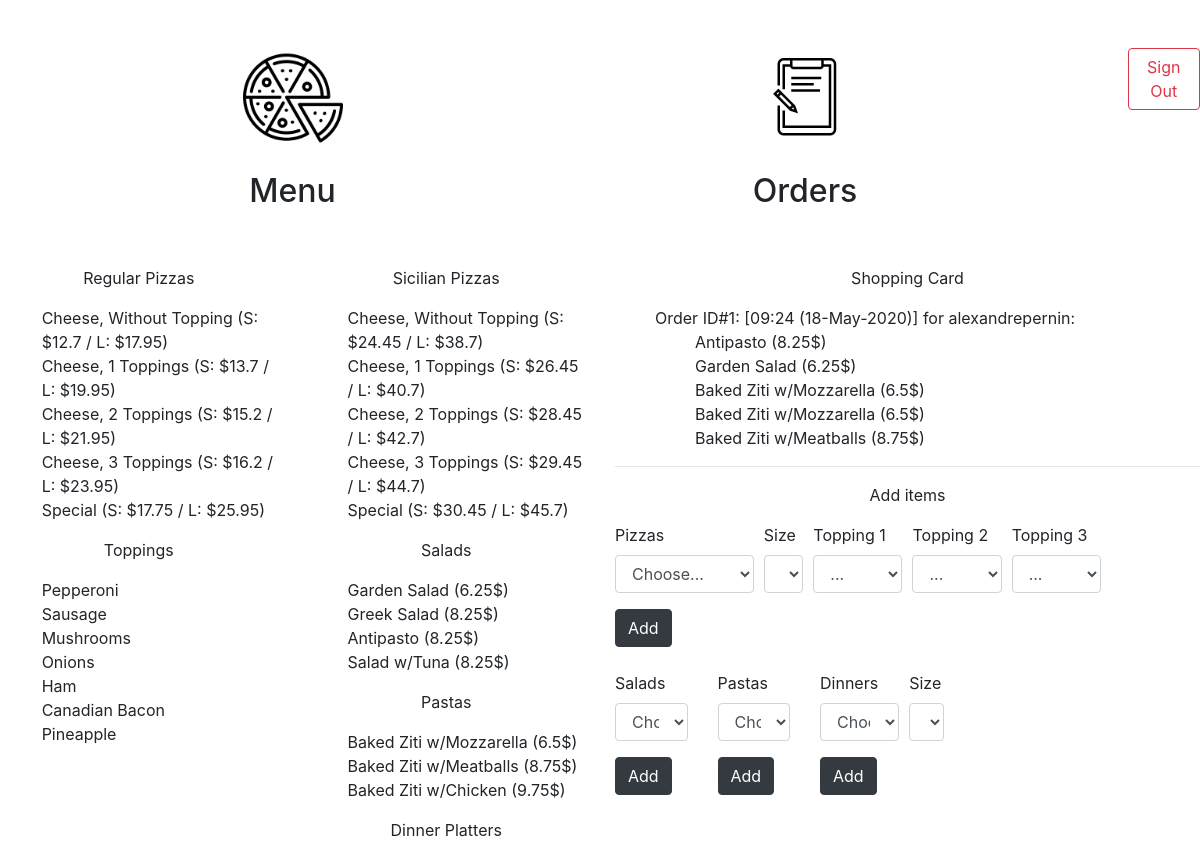
Page / (signed in) on the earlier database version.
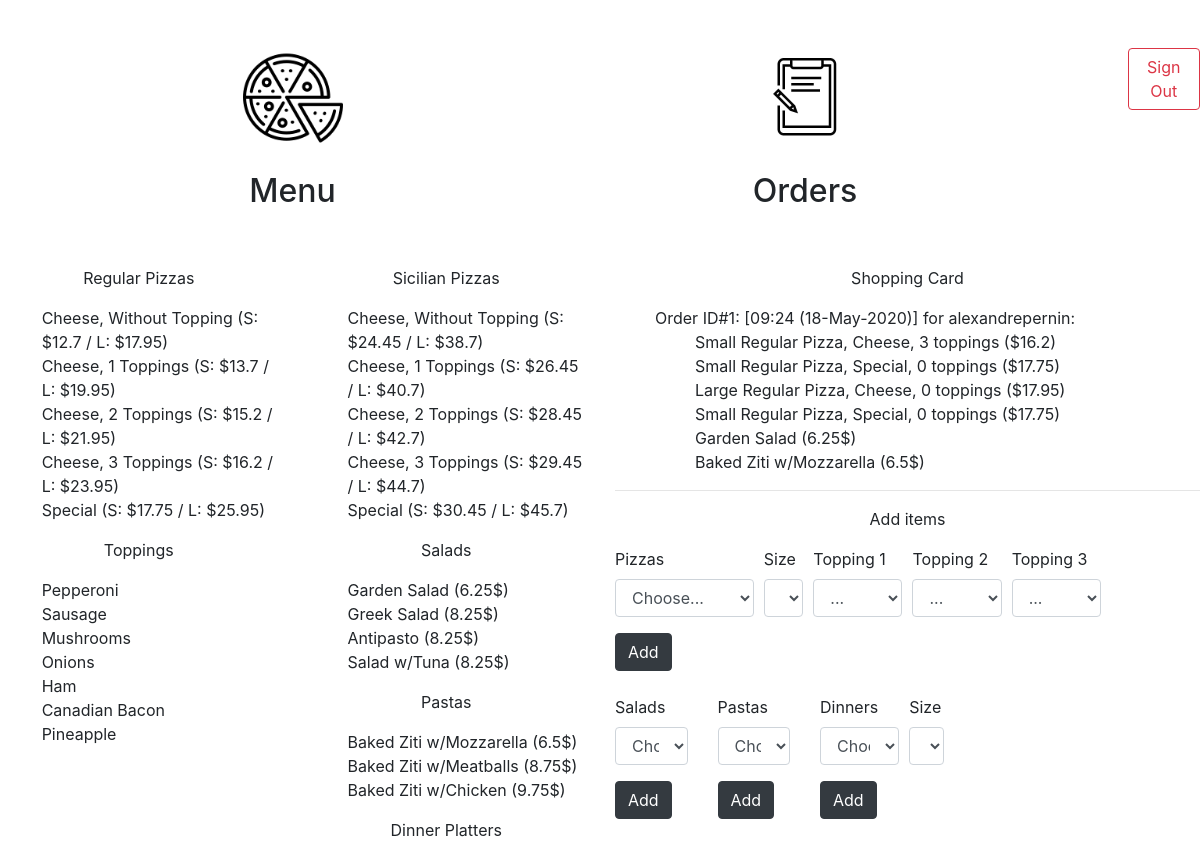
Same page on the later database version.
### orders/models.py (models this page shows)
class Pizza(models.Model):
    type = models.CharField(max_length=8, choices=[('regular', 'Regular'), ('sicilian', 'Sicilian')], default='regular')
    name = models.CharField(max_length=7, choices=[('cheese', 'Cheese'), ('special', 'Special')], default='cheese')
    toppings_nb = models.IntegerField(default=0, choices=[(0,'No Topping'), (1,'1 Topping'), (2, '2 Topping'), (3,'3 Topping')])
    toppings = models.ManyToManyField(Topping, blank=True, related_name="pizzas")
    size = models.CharField(max_length=1,choices=[('S', 'Small'), ('L', 'Large')], default='S')
    price_small = models.FloatField(default=0)
    price_large = models.FloatField(default=0)
    menu = models.BooleanField(default=False)
    def __str__(self):
        if self.menu==True:
            return f"{self.type.capitalize()}, {self.name.capitalize()}, {self.toppings_nb} top. (S: ${self.price_small} / L: ${self.price_large})"
        else:
            if self.size=='S':
                return f"Small {self.type.capitalize()} Pizza, {self.name.capitalize()}, {self.toppings_nb} toppings (${self.price_small})"
            else:
                return f"Large {self.type.capitalize()} Pizza, {self.name.capitalize()}, {self.toppings_nb} toppings (${self.price_large})"

class Topping(models.Model):
    name = models.CharField(max_length=64)
    def __str__(self):
        return "{}".format(self.name)

class Salad(models.Model):
    name = models.CharField(max_length=64)
    price = models.FloatField()
    menu = models.BooleanField(default=False)
    def __str__(self):
        return "{} ({}$)".format(self.name, self.price)

class Pasta(models.Model):
    name = models.CharField(max_length=64)
    price = models.FloatField()
    menu = models.BooleanField(default=False)
    def __str__(self):
        return "{} ({}$)".format(self.name, self.price)

class Order(models.Model):
    user = models.ForeignKey(User, on_delete=models.CASCADE)
    pizzas = models.ManyToManyField(Pizza, blank=True, related_name="orders")
    salads = models.ManyToManyField(Salad, blank=True, related_name="orders")
    pastas = models.ManyToManyField(Pasta, blank=True, related_name="orders")
    dinners = models.ManyToManyField(Dinner, blank=True, related_name="orders")
    created = models.DateTimeField(auto_now_add=True)
    validated = models.BooleanField(default=False)
    def __str__(self):
        date=self.created.strftime("%H:%M (%d-%b-%Y)")
        return f"Order ID#{self.id}: [{date}] for {self.user.username}"

### orders/views.py (the view)
# urls.py: path("", views.index, name="index"),
def index(request):
    if not request.user.is_authenticated:
        return render(request, "orders/login.html", {"message": None})
    context = {
        "user": request.user,
        "Pizzas": Pizza.objects.filter(menu=True),
        "Toppings": Topping.objects.all(),
        "Salads": Salad.objects.filter(menu=True),
        "Pastas": Pasta.objects.filter(menu=True),
        "Dinners": Dinner.objects.filter(menu=True),
        "Orders": Order.objects.filter(validated=False, user=request.user)
    }
    logger.error("Processing code for index")
    return render(request, "orders/index.html", context)

### orders/templates/orders/index.html (shortened to what the changed rows need)
{% extends "orders/base.html" %}
{% block menu_left %}
<ul class="padded">
  {% for pizza in Pizzas %}
    {% if pizza.type == "regular" %}
      {% if pizza.name == "special" %}
        <li style="text-transform:capitalize;"> {{pizza.name}} (S: ${{pizza.price_small}} / L: ${{pizza.price_large}}) </li>
      {% endif %}
      {% if pizza.name == "cheese" %}
        {% if pizza.toppings_nb == 0 %}
          <li style="text-transform:capitalize;"> {{pizza.name}}, without topping (S: ${{pizza.price_small}} / L: ${{pizza.price_large}}) </li>
        {% endif %}
        {% if pizza.toppings_nb > 0 %}
          <li style="text-transform:capitalize;"> {{pizza.name}}, {{pizza.toppings_nb}} toppings (S: ${{pizza.price_small}} / L: ${{pizza.price_large}}) </li>
        {% endif %}
      {% endif %}
    {% endif %}
  {% endfor %}
</ul>
<ul class="padded">
  {% for topping in Toppings %}
  <li> {{topping}} </li>
  {% endfor %}
</ul>
{% endblock %}
{% block menu_right %}
<ul>
  {% for pizza in Pizzas %}
    {% if pizza.type == "sicilian" %}
      {% if pizza.name == "special" %}
        <li style="text-transform:capitalize;"> {{pizza.name}} (S: ${{pizza.price_small}} / L: ${{pizza.price_large}}) </li>
      {% endif %}
      {% if pizza.name == "cheese" %}
        {% if pizza.toppings_nb == 0 %}
          <li style="text-transform:capitalize;"> {{pizza.name}}, without topping (S: ${{pizza.price_small}} / L: ${{pizza.price_large}}) </li>
        {% endif %}
        {% if pizza.toppings_nb > 0 %}
          <li style="text-transform:capitalize;"> {{pizza.name}}, {{pizza.toppings_nb}} toppings (S: ${{pizza.price_small}} / L: ${{pizza.price_large}}) </li>
        {% endif %}
      {% endif %}
    {% endif %}
  {% endfor %}
</ul>
<ul>
  {% for salad in Salads %}
  <li> {{salad}} </li>
  {% endfor %}
</ul>
<ul>
  {% for pasta in Pastas %}
  <li> {{pasta}} </li>
  {% endfor %}
</ul>
{% endblock %}
{% block choice %}
<ul>
  {% for order in Orders %}
  <li> {{order}}: </li>
  <ul>
    {% for pizza in order.pizzas.all %}
    <li> {{pizza}} </li>
    {% endfor %}
  </ul>
  <ul>
    {% for salad in order.salads.all %}
    <li> {{salad}} </li>
    {% endfor %}
  </ul>
  <ul>
    {% for pasta in order.pastas.all %}
    <li> {{pasta}} </li>
    {% endfor %}
  </ul>
  {% endfor %}
</ul>
<br>
{% endblock %}

Differences in the rows shown:
changed Order: loses Salad (name+price "Antipasto (8.25$)"); loses Pasta (name+price "Baked Ziti w/Mozzarella (6.5$)"); loses Pasta (name+price "Baked Ziti w/Meatballs (8.75$)")
added Pizza: menu+size+type "Small Regular Pizza, Cheese, 3 toppings ($16.2)"
added Pizza: menu+size+type "Small Regular Pizza, Special, 0 toppings ($17.75)"
added Pizza: menu+size+type "Large Regular Pizza, Cheese, 0 toppings ($17.95)"
added Pizza: menu+size+type "Small Regular Pizza, Special, 0 toppings ($17.75)"
